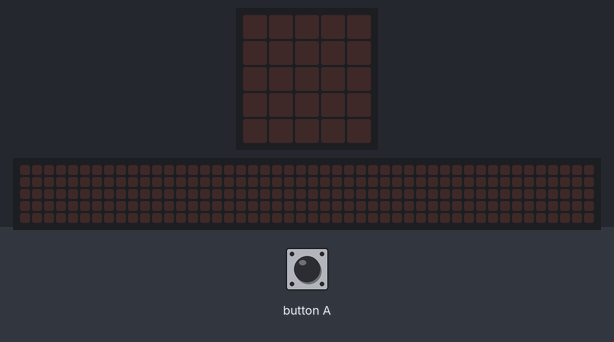
Recording of a program running on a simulated BBC micro:bit (MakeCode). Parts: the board's 5×5 LED display, a strip that is not on the board, showing the scrolling text unrolled. The inputs (shaded band) are chosen by the test bench. Random numbers come from a fixed seed; the 48×5 strip is a reading aid, not a part: it shows the text the display is scrolling, unrolled, one strip-width of it at a time.

Above: at 1.2 s.
1.3 s: button A pressed for 0.15 s
At 1.6 s:
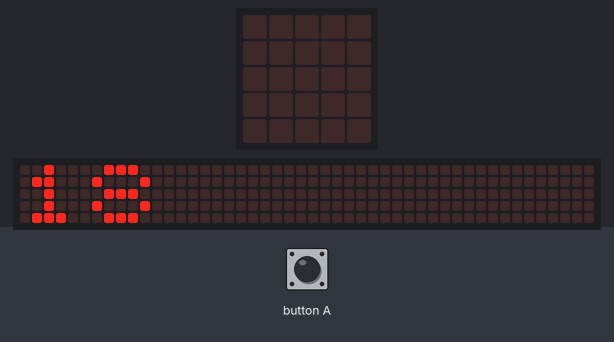
4.3 s: button A pressed for 0.15 s
At 10.22 s:
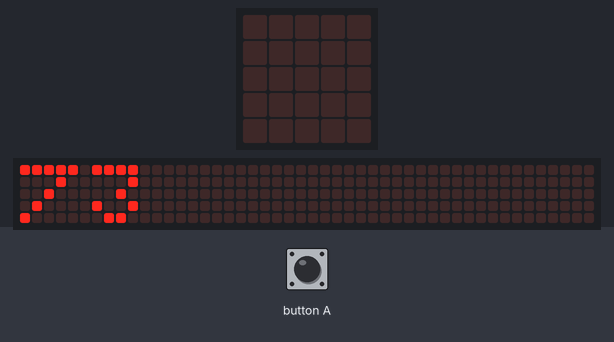

The program:

main.ts
```typescript
input.onButtonPressed(Button.A, function () {
    if (Venados > 0) {
        Año += 1
        VenPorDef = Venados
        if (VenPorDef > 0) {
            azar = randint(1, 100)
            basic.showNumber(azar)
            if (azar <= 18) {
                Venados += 1
                basic.showNumber(Venados)
            }
            if (azar > 18 && azar <= 58) {
                Venados += -1
                basic.showNumber(Venados)
            }
            if (azar > 58 && azar <= 75) {
                Venados += -1
                basic.showNumber(Venados)
            }
            if (azar > 75 && azar <= 100) {
                Venados += 0
                basic.showNumber(Venados)
            }
        }
    } else {
        basic.showNumber(Año)
    }
})
let azar = 0
let VenPorDef = 0
let Año = 0
let Venados = 0
Venados = 200
Año = 0
```

test.ts
```typescript
// aquí va el archivo "tests"; esto no se compilará cuando este paquete se utilice como una extensión.
```

Measured:
- after the input at 1.3 s, the display: changes after 0.15 s (image 1)
- what the display in image 2 shows lasts 0.5 s, from 10.0 s to 10.5 s
